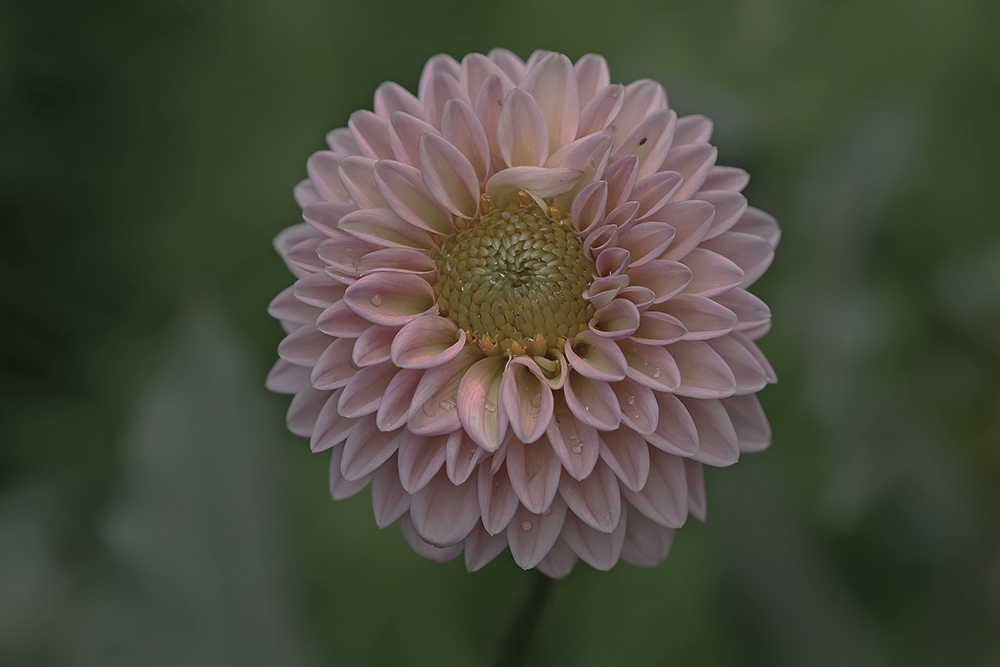
#> input picture Histogram/flower.jpg, 1000 x 667 px
$ python main.py
#> lines starting #> are read from the running program, lines starting #| are printed output that depends on the picture
"""
This is a python script for learning image histograms without using any built-in functions.
"""

import cv2
import matplotlib
import numpy as np
import matplotlib.pyplot as plt

# Read the image
img = cv2.imread('flower.jpg', 0)
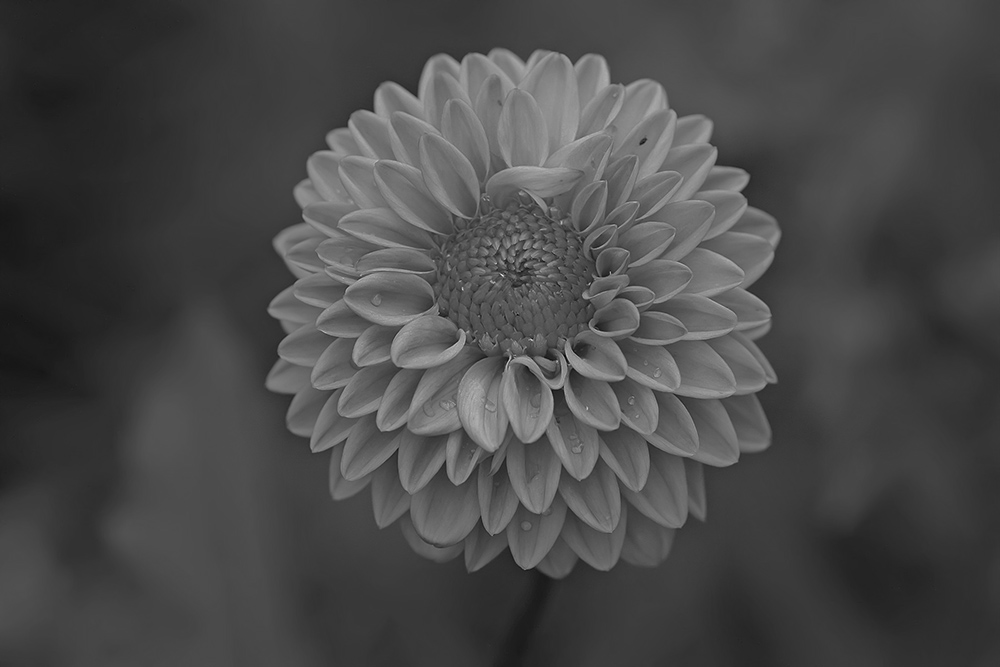
#> img: shape (667, 1000); min 3, max 250, mean 73.1

# Create a histogram
hist = np.zeros((256, 1), dtype=np.int32)

# Calculate the histogram
for i in range(img.shape[0]):
    for j in range(img.shape[1]):
        hist[img[i, j]] += 1

# Plot the histogram
plt.plot(hist)
plt.xlabel('Intensity')
plt.ylabel('Number of pixels')
plt.title('Histogram')
plt.show()
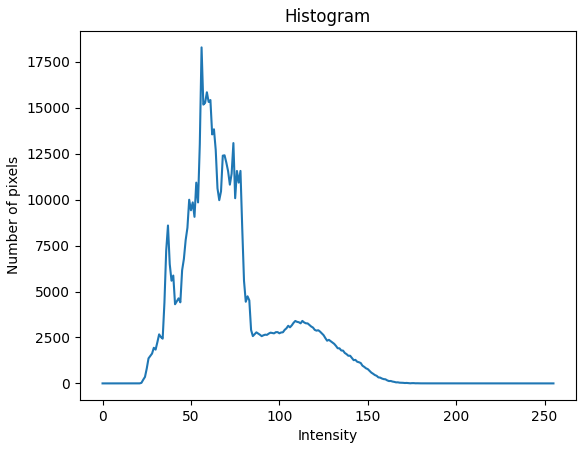
#> figure drawn by matplotlib, 1 panel; curve peaks at x = 56, y = 18283

$ run again, with Histogram/tiger.jpg copied over Histogram/flower.jpg
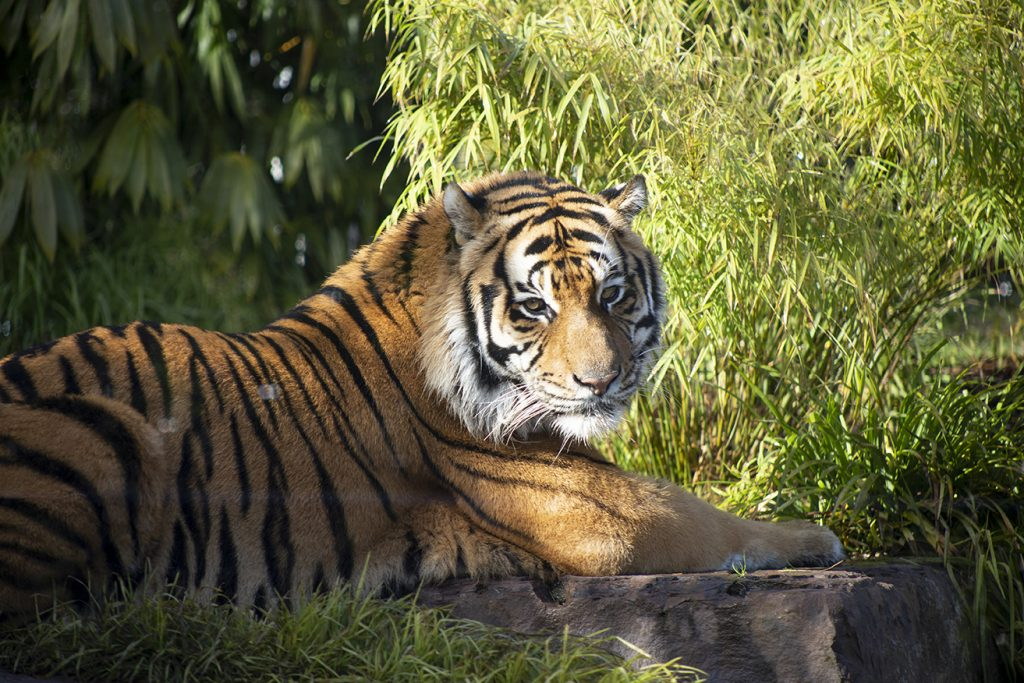
#> input picture Histogram/tiger.jpg, 1024 x 683 px
#> `img = cv2.imread('flower.jpg', 0)`:
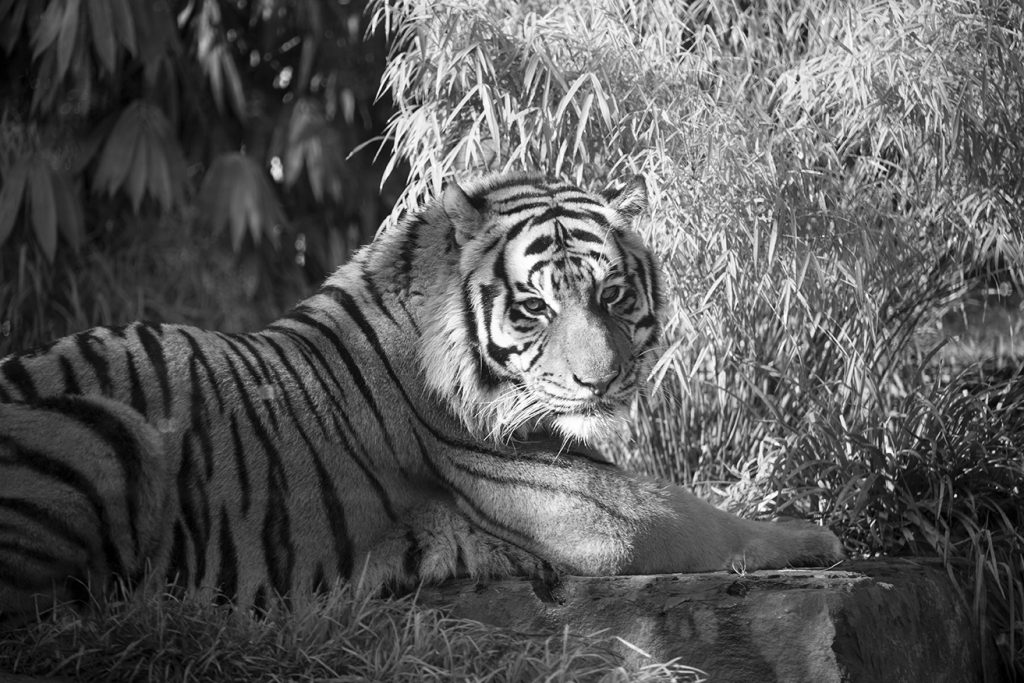
#> img: shape (683, 1024); min 0, max 255, mean 88.8
#> `plt.show()`:
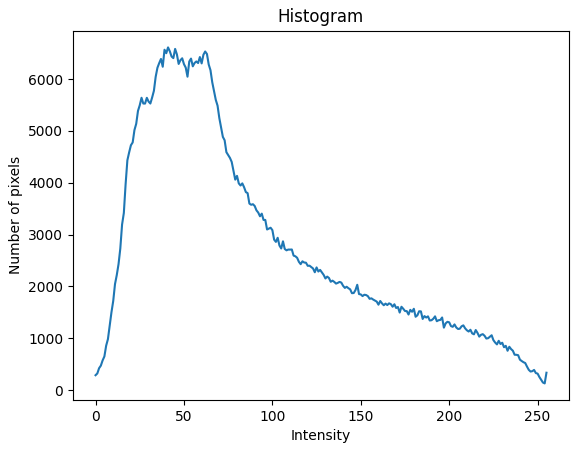
#> figure drawn by matplotlib, 1 panel; curve peaks at x = 41, y = 6612
